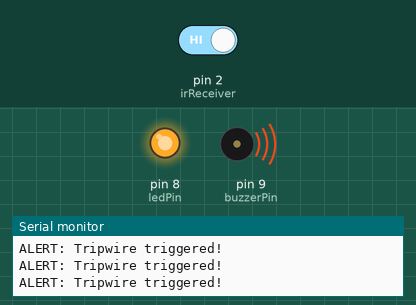
The sketch below on a simulated Arduino Nano, built with avr-gcc and run on an emulated ATmega328P. Parts: output pins drawn as LEDs (lit = HIGH), buzzer (waves = sounding), the last lines printed to the serial monitor. The inputs (shaded band) are chosen by the test bench; at power-on: pin 2 (irReceiver) HIGH.

Above: at 1.2 s.
1.3 s: pin 2 (irReceiver) driven LOW
At 2.4 s:
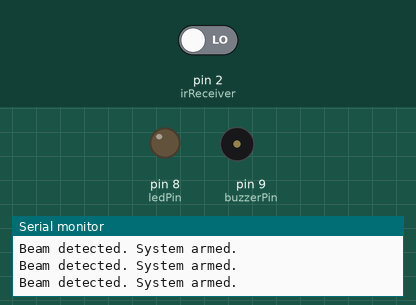
2.8 s: pin 2 (irReceiver) driven HIGH
At 3.7 s:
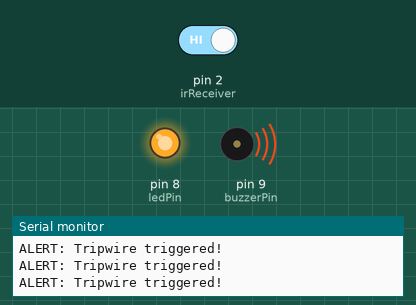
Timing chart, 0 to 5.8 s (numbered marks = the images above; inputs shaded):
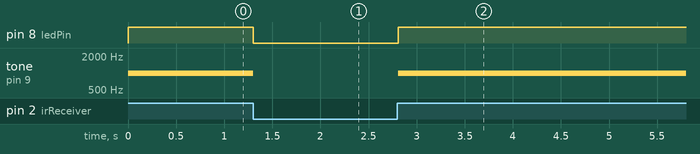

Measured:
- after the input at 1.3 s, pin 8 (ledPin): HIGH → LOW at once; tone on pin 9 (buzzerPin): 1000 Hz → silent at once
- after the input at 2.8 s, pin 8 (ledPin): LOW → HIGH at once; tone on pin 9 (buzzerPin): silent → 1000 Hz at once

The sketch:

ir_tripwire_alarm.ino
```cpp
/*Arduino Nano Infrared Tripwire Alarm
 * OPS Embedded Systems Workshops
 *
 * Monitors an infrared beam between a transmitter
 * and receiver. When the beam is interrupted,
 * a buzzer and LED are activated.
 */

// Pin assignments
const int irReceiver = 2;
const int buzzerPin = 9;
const int ledPin = 8;

void setup() {
    pinMode(irReceiver, INPUT_PULLUP);
    pinMode(buzzerPin, OUTPUT);
    pinMode(ledPin, OUTPUT);

    Serial.begin(9600);
}

void loop() {
    // Read the infrared receiver
    int beamState = digitalRead(irReceiver);

    // LOW means the beam is detected for this setup
    // HIGH means the beam has been interrupted
    if (beamState == HIGH) {
        digitalWrite(ledPin, HIGH);
        tone(buzzerPin, 1000);

        Serial.println("ALERT: Tripwire triggered!");
    } else {
        digitalWrite(ledPin, LOW);
        noTone(buzzerPin);

        Serial.println("Beam detected. System armed.");
    }

    delay(100);
}
```
